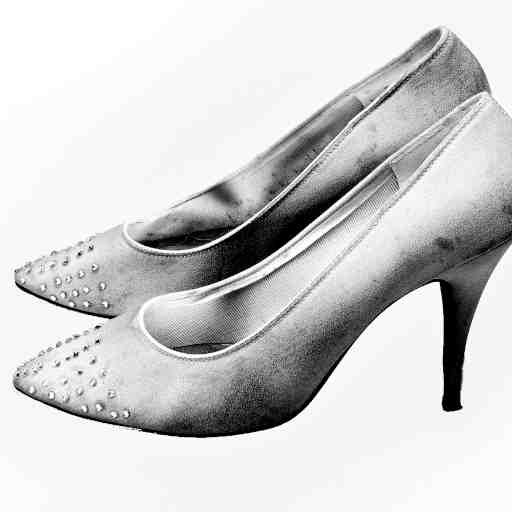
#> input picture toys/python/2d/images_as_values/images/shoes.jpg, 512 x 512 px
$ python level_raw.py
#> lines starting #> are read from the running program, lines starting #| are printed output that depends on the picture
import numpy as np
import cv2


import numpy as np


def make_levels_manhattan(
  levels: int,
  hv1: np.ndarray,
  hv2: np.ndarray,
) -> dict[int, np.ndarray]:
  """
  Generate intermediate hypervectors whose Manhattan distance
  from hv1 increases linearly toward hv2.

  Much faster than performing one random increment at a time.
  """

  hv1 = hv1.astype(np.int16, copy=False)
  hv2 = hv2.astype(np.int16, copy=False)

  delta = hv2 - hv1

  # Coordinates that differ
  idx = np.flatnonzero(delta)

  if len(idx) == 0:
    return {i: hv1.copy() for i in range(levels)}

  # Build a list of all unit Manhattan moves
  #
  # Example:
  # hv1[i]=10, hv2[i]=13
  #
  # contributes:
  #   i, i, i
  #
  # hv1[j]=20, hv2[j]=17
  #
  # contributes:
  #   j, j, j
  #
  counts = np.abs(delta[idx])

  move_indices = np.repeat(idx, counts)
  move_signs = np.repeat(np.sign(delta[idx]), counts)

  total_work = len(move_indices)

  # Randomize order of all unit moves
  perm = np.random.permutation(total_work)
  move_indices = move_indices[perm]
  move_signs = move_signs[perm]

  hyperspace = {}

  current = hv1.copy()

  prev_work = 0
  hyperspace[0] = current.copy()

  for level in range(1, levels):
    target_work = round(level * total_work / (levels - 1))

    n_new = target_work - prev_work

    if n_new > 0:
      batch_idx = move_indices[prev_work:target_work]
      batch_sign = move_signs[prev_work:target_work]

      np.add.at(current, batch_idx, batch_sign)

    hyperspace[level] = current.copy()
    prev_work = target_work

  return hyperspace


img_shoes = cv2.imread('./images/shoes.jpg', cv2.IMREAD_GRAYSCALE)
#> img_shoes is the input picture: shape (512, 512); min 0, max 255, mean 207.3
img_pen = cv2.imread('./images/pen.jpg', cv2.IMREAD_GRAYSCALE)
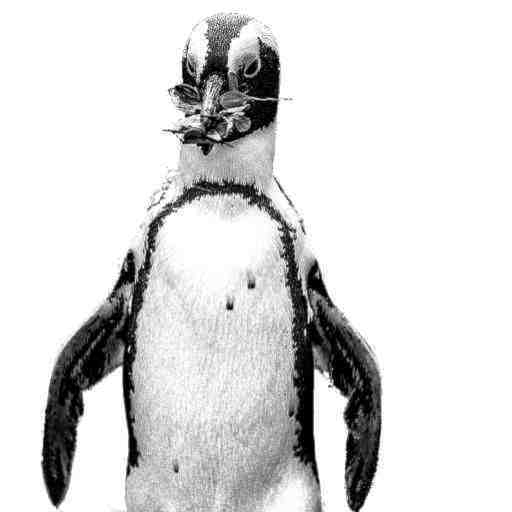
#> input picture toys/python/2d/images_as_values/images/pen.jpg, 512 x 512 px
#> img_pen is the input picture: shape (512, 512); min 0, max 255, mean 218.7
img_noise = cv2.imread('./images/noise.jpg', cv2.IMREAD_GRAYSCALE)
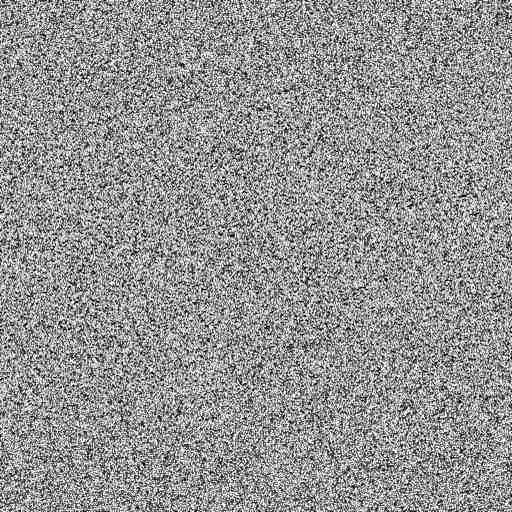
#> input picture toys/python/2d/images_as_values/images/noise.jpg, 512 x 512 px
#> img_noise is the input picture: shape (512, 512); min 0, max 255, mean 148.1

vec_shoes = img_shoes.flatten().astype(np.int16)
vec_pen = img_pen.flatten().astype(np.int16)
levels = make_levels_manhattan(10, vec_shoes, vec_pen)
#> in make_levels_manhattan, `total_work = len(move_indices)`: total_work = 16429404
#> the loop in make_levels_manhattan, `for level in range(1, levels):` made 9 passes
#> (target_work, n_new, prev_work) on passes 1 to 9: (1825489, 1825489, 1825489), (3650979, 1825490, 3650979), (5476468, 1825489, 5476468), (7301957, 1825489, 7301957), (9127447, 1825490, 9127447), (10952936, 1825489, 10952936), (12778425, 1825489, 12778425), (14603915, 1825490, 14603915), (16429404, 1825489, 16429404)
#> after the loop in make_levels_manhattan, `for level in range(1, levels):`: hyperspace = 10 items
#> levels = 10 items
for idx in range(len(levels)):
  cv2.imwrite(f'./output/levels/shoes_to_pen_{idx:03d}.jpg', levels[idx].reshape((512, 512)))
#> this loop made 10 passes

vec_pen = img_pen.flatten().astype(np.int16)
vec_noise = img_noise.flatten().astype(np.int16)
levels = make_levels_manhattan(10, vec_pen, vec_noise)
#> the loop in make_levels_manhattan (call 2), `for level in range(1, levels):` made 9 passes
#> (target_work, n_new, prev_work) on passes 1 to 9: (2876202, 2876202, 2876202), (5752404, 2876202, 5752404), (8628605, 2876201, 8628605), (11504807, 2876202, 11504807), (14381009, 2876202, 14381009), (17257211, 2876202, 17257211), (20133412, 2876201, 20133412), (23009614, 2876202, 23009614), (25885816, 2876202, 25885816)
for idx in range(len(levels)):
  cv2.imwrite(f'./output/levels/pen_to_noise_{idx:03d}.jpg', levels[idx].reshape((512, 512)))
